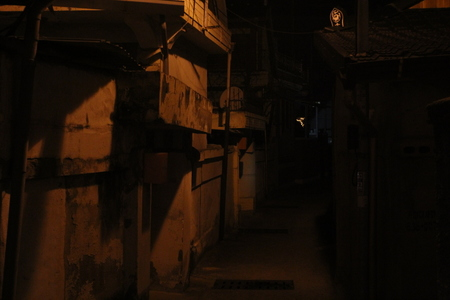
#> input picture photogrammetry 1/pho1_3_histograms_image_trafo/images/test.jpg, 450 x 300 px
$ jupyter execute ex-03-lastename1-lastname2.ipynb
#> lines starting #> are read from the running program, lines starting #| are printed output that depends on the picture
## Exercise in Photogrammetry I
## **Ex.3 : Histograms and Image Transformations**
### Hand out: xx.xx.xxxx
### Submission: xx.xx.xxxx
### Points: 17

## A. Histogram Basics *(10 points)*
In this exercise, you will learn how to apply image transformations and how to compute histograms. Whenever you define a **function** write a **docstring** which gives details about the function itself as well as input and output.

For example:
```
def my_function(arg1, arg2):
    """ Explain what your function does.

    Args:
        arg1: Explain the first argument.
        arg2: Explain the second argument.

    Returns:
        Give details about the return value.
    """
    ...
    return True
```

**Tasks:**
1. import all necessary modules to modify, load and visualize images *(0 points)*
2. Load ```images/cube.jpg``` as a **grayscale** image. Make sure that the pixels are within [0, 255] and the underlying datatype is *uint8*. Finally visualize the image and print out its minimum and maximum value as well as its data type. *(2 points)*
3. Define a **function** ```histogram(image)``` which takes as input an image [np.array] and returns its histogram [np.array]. The histogram should have 256 bins. Do not use built-in python functions which compute the histogram for you! *(3 points)*
4. Define a **function** ```cumulativeHistogram(hist)``` which takes as input a histogram [np.array] and returns the cumulative histogram [np.array]. The histogram should have 256 bins as well. *(3 points)*
5. **Compute** the **histogram** and **cumulative histogram** of the grayscale cube image by calling your previously defined functions. <br>Finally, **plot** the results and assign proper **labels** to both **axis**. *(2 points)*
<br>**Hint:** use ```plt.bar(...)``` for the histogram and ```plt.plot(...)``` for the cumulative histogram.

[cell 1]
# 1. Import modules
import numpy as np
import matplotlib.pyplot as plt
import matplotlib.image as img

[cell 2]
# 2. Load and visualize image
image = img.imread('./images/test.jpg')
#> image is the input picture: shape (300, 450, 3); mean R, G, B 24.4, 13.8, 5.6
image = np.asarray(image, dtype=np.float32)

# Grayscale = 0.299R + 0.587G + 0.114B
gray_image = 0.299 * image[:,:,0] + 0.587 * image[:,:,1] + 0.114 * image[:,:,2]
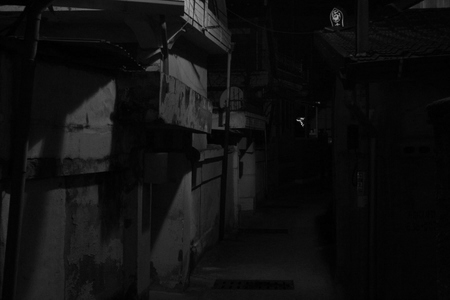
#> gray_image: shape (300, 450) float32; min 0, max 162.8, mean 16
gray_image = np.asarray(gray_image, dtype=np.uint8)
image = np.asarray(image, dtype=np.uint8)
print("gray image shape: ", gray_image.shape)
#| gray image shape:  (300, 450)

# colar image vs grayscale image
fig = plt.figure()

ax1 = fig.add_subplot(1, 2, 1)
ax1.imshow(image)
ax1.set_title('color image')
ax1.axis("off")

ax2 = fig.add_subplot(1, 2, 2)
ax2.imshow(gray_image, cmap='gray')
ax2.set_title('grayscale image')
ax2.axis("off")

plt.show()
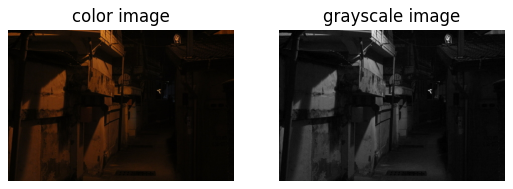
#> figure drawn by matplotlib, 2 panels

[cell 3]
# Print out the minimum and maximum value of the displayed image as well as its data type
print("gray image data type: ", gray_image.dtype)
#| gray image data type:  uint8
print("gray image max value: ", np.max(gray_image), ", min value: ", np.min(gray_image))
#| gray image max value:  162 , min value:  0

[cell 4]
# 3. Define your function called histogram(image) here:
def histogram(image):
    """ 2D GrayScale image -> histogram.

    Args:
        image (numpy.array, shape = (col, row)): GrayScale image within [0, 255].

    Returns:
        hist(numpy.array, shape = (256, )): Histogram
    """
    row = image.shape[1]
#> row = 450
    col = image.shape[0]
#> col = 300

    hist = np.zeros(256)
    for i in range(row):
        for j in range(col):
            hist[image[j, i]] =  hist[image[j, i]] + 1
#> after the loop, hist = 256 values, max 14769 at index 5, min 0 at index 158, mean 527.3

    return hist

[cell 5]
# 4. Define your function called cumulativeHistogram(hist) here:
def cumulativeHistogram(hist):
    """ Histogram -> Cumulative Histogram

    Args:
        hist(numpy.array, shape = (256, )): Histogram

    Returns:
        cum_hist(numpy.array, shape = (256, )): Cumulative Histogram
    """
    cum_hist = np.copy(hist)
    for i in range(len(hist)-1):
        cum_hist[i+1] = cum_hist[i] + cum_hist[i+1]
    return cum_hist

[cell 6]
# 5. Compute the histogram and cumulative Histogram
hist = histogram(gray_image)
cum_hist = cumulativeHistogram(hist)
#> in cumulativeHistogram, `cum_hist = np.copy(hist)`: cum_hist has the same summary as hist in histogram
#> after the loop in cumulativeHistogram, `for i in range(len(hist)-1):`: cum_hist = 256 values from 150 to 135000
#> cum_hist = 256 values from 150 to 135000

fig = plt.figure(figsize=(15,6))

ax1 = fig.add_subplot(1, 2, 1)
ax1.bar(np.arange(256), hist)
ax1.set_title('Histogram')

ax2 = fig.add_subplot(1, 2, 2)
ax2.plot(cum_hist, '.')
ax2.set_title('Cumulative Histogram')

plt.show()
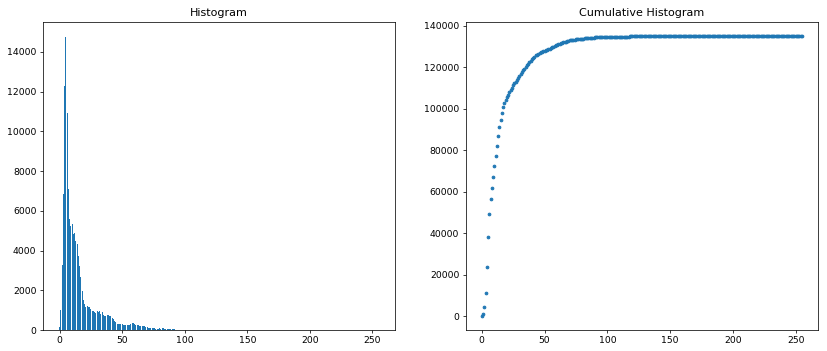
#> figure drawn by matplotlib, 2 panels; panel 1: tallest bar 14769 high, from x = 4.6 to 5.4; panel 2: curve peaks at x = 162, y = 135000

## B. Histogram Equalization *(7 points)*
You have learned the concept for **histogram equalization** in the lecture. It transforms the image such that all intensities are used equally often.

**Tasks:**
1. Define a **function** ```imageEqualization(image)``` which takes an image as input and returns the transformed image after applying the histogram equalization. *(3 points)*
2. **Compute** the **equalized** grayscale **cube image** and **visualize** it next to the original image. Set the title of each image properly. **Explain** your **observations** in the markdown cell below. *(2 points)*
3. **Compute** the **histogram** and **cumulative histogram** of the equalized image. **Plot** both histograms. In the markdown cell below **describe** the **differences** with respect to the original histograms. *(2 points)*

[cell 7]
# 1. Define your function called imageEqualization(image) here:
def imageEqualization(image):
    """ image Equalization.

    Args:
        image (numpy.array, shape = (col, row)): GrayScale image within [0, 255].

    Returns:
         image (numpy.array, shape = (col, row)): GrayScale image within [0, 255].
    """
    row = image.shape[1]
#> row = 450
    col = image.shape[0]
#> col = 300

    # image -> hist
    hist = histogram(image)
    cum_hist = cumulativeHistogram(hist)
#> cum_hist = 256 values from 150 to 135000

    # b = f(a) = (1/k) * H(a) + C
    # k = (N - H(0)) / 255
    # C = -H(0) * 255 / (N - H(0))
    H_0 = hist[0]
#> H_0 = 150
    N = row * col
#> N = 135000
    k = (N - H_0) / 255
#> k = 528.8
    C = -H_0 * 255 / (N - H_0)
#> C = -0.284

    equalized_image = np.zeros((col, row))
    for i in range(row):
        for j in range(col):
            equalized_image[j, i] = (1/k) * cum_hist[image[j, i]] + C
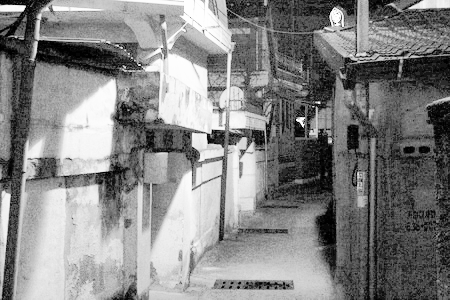
#> equalized_image: shape (300, 450) float64; min -5.55e-17, max 255, mean 133.2; drawn with min black and max white

    equalized_image = np.asarray(equalized_image, dtype=np.uint8)

    return equalized_image

[cell 8]
# 2. Compute equalized image
equalized_image = imageEqualization(gray_image)

fig = plt.figure(figsize=(15,6))

ax1 = fig.add_subplot(1, 2, 1)
ax1.imshow(gray_image, cmap='gray')
ax1.set_title('Original')
ax1.axis('off')

ax2 = fig.add_subplot(1, 2, 2)
ax2.imshow(equalized_image, cmap='gray')
ax2.set_title('Equalization Image')
ax2.axis('off')

plt.show()

**2. Explain your observations here:**

*Your Answer*

[cell 9]
# 3. Compute the histogram and cumulative histogram of the equalized image
hist = histogram(gray_image)
cum_hist = cumulativeHistogram(hist)

eq_hist = histogram(equalized_image)
#> eq_hist = 256 values, max 14769 at index 72, min 0 at index 2, mean 527.3
eq_cum_hist = cumulativeHistogram(eq_hist)
#> eq_cum_hist = 256 values from 150 to 135000

fig = plt.figure(figsize=(15,6))

ax1 = fig.add_subplot(1, 2, 1)
ax1.bar(np.arange(256), hist)
ax1.plot(cum_hist/10, 'k.')
ax1.set_title('Original')

ax2 = fig.add_subplot(1, 2, 2)
ax2.bar(np.arange(256), eq_hist)
ax2.plot(eq_cum_hist/10, 'k.')
ax2.set_title('Equalization Image')

plt.show()
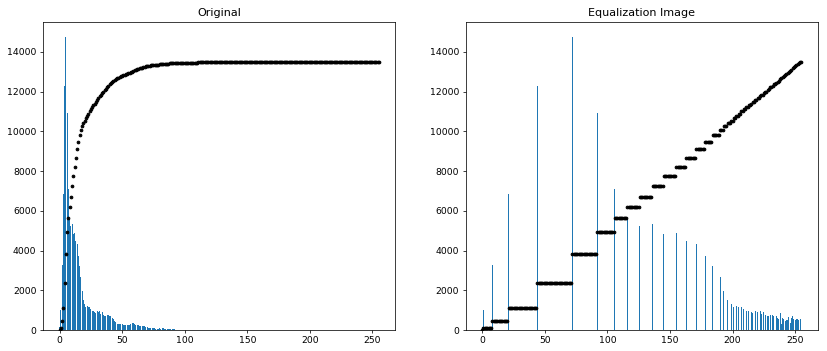
#> figure drawn by matplotlib, 2 panels; panel 1: tallest bar 14769 high, from x = 4.6 to 5.4; panel 1: curve peaks at x = 162, y = 13500; panel 2: tallest bar 14769 high, from x = 71.6 to 72.4; panel 2: curve peaks at x = 254, y = 13500
